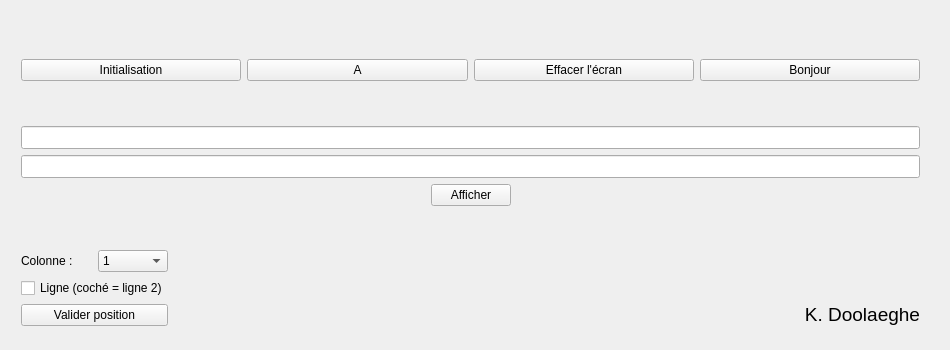
<?xml version="1.0" encoding="UTF-8"?>
<ui version="4.0">
 <class>MainWindow</class>
 <widget class="QMainWindow" name="MainWindow">
  <property name="geometry">
   <rect>
    <x>0</x>
    <y>0</y>
    <width>950</width>
    <height>350</height>
   </rect>
  </property>
  <property name="minimumSize">
   <size>
    <width>950</width>
    <height>350</height>
   </size>
  </property>
  <property name="maximumSize">
   <size>
    <width>950</width>
    <height>350</height>
   </size>
  </property>
  <property name="windowTitle">
   <string>MainWindow</string>
  </property>
  <widget class="QWidget" name="centralWidget">
   <widget class="QWidget" name="verticalLayoutWidget">
    <property name="geometry">
     <rect>
      <x>10</x>
      <y>10</y>
      <width>921</width>
      <height>327</height>
     </rect>
    </property>
    <layout class="QVBoxLayout" name="verticalLayout">
     <item>
      <spacer name="verticalSpacer_3">
       <property name="orientation">
        <enum>Qt::Vertical</enum>
       </property>
       <property name="sizeHint" stdset="0">
        <size>
         <width>20</width>
         <height>40</height>
        </size>
       </property>
      </spacer>
     </item>
     <item>
      <layout class="QHBoxLayout" name="horizontalLayout">
       <item>
        <widget class="QPushButton" name="pushButton_init">
         <property name="font">
          <font>
           <family>Segoe UI</family>
          </font>
         </property>
         <property name="text">
          <string>Initialisation</string>
         </property>
        </widget>
       </item>
       <item>
        <widget class="QPushButton" name="pushButton_A">
         <property name="font">
          <font>
           <family>Segoe UI</family>
          </font>
         </property>
         <property name="text">
          <string>A</string>
         </property>
        </widget>
       </item>
       <item>
        <widget class="QPushButton" name="pushButton_clear">
         <property name="font">
          <font>
           <family>Segoe UI</family>
          </font>
         </property>
         <property name="text">
          <string>Effacer l'écran</string>
         </property>
        </widget>
       </item>
       <item>
        <widget class="QPushButton" name="pushButton_bonjour">
         <property name="font">
          <font>
           <family>Segoe UI</family>
          </font>
         </property>
         <property name="text">
          <string>Bonjour</string>
         </property>
        </widget>
       </item>
      </layout>
     </item>
     <item>
      <spacer name="verticalSpacer_2">
       <property name="orientation">
        <enum>Qt::Vertical</enum>
       </property>
       <property name="sizeHint" stdset="0">
        <size>
         <width>20</width>
         <height>40</height>
        </size>
       </property>
      </spacer>
     </item>
     <item>
      <widget class="QLineEdit" name="lineEdit_ligne1">
       <property name="sizePolicy">
        <sizepolicy hsizetype="Expanding" vsizetype="Fixed">
         <horstretch>0</horstretch>
         <verstretch>0</verstretch>
        </sizepolicy>
       </property>
       <property name="font">
        <font>
         <family>Segoe UI</family>
         <pointsize>10</pointsize>
        </font>
       </property>
       <property name="maxLength">
        <number>16</number>
       </property>
      </widget>
     </item>
     <item>
      <widget class="QLineEdit" name="lineEdit_ligne2">
       <property name="font">
        <font>
         <family>Segoe UI</family>
         <pointsize>10</pointsize>
        </font>
       </property>
       <property name="maxLength">
        <number>16</number>
       </property>
      </widget>
     </item>
     <item>
      <layout class="QHBoxLayout" name="horizontalLayout_2">
       <item>
        <spacer name="horizontalSpacer">
         <property name="orientation">
          <enum>Qt::Horizontal</enum>
         </property>
         <property name="sizeHint" stdset="0">
          <size>
           <width>40</width>
           <height>20</height>
          </size>
         </property>
        </spacer>
       </item>
       <item>
        <widget class="QPushButton" name="pushButton_afficher">
         <property name="text">
          <string>Afficher</string>
         </property>
        </widget>
       </item>
       <item>
        <spacer name="horizontalSpacer_2">
         <property name="orientation">
          <enum>Qt::Horizontal</enum>
         </property>
         <property name="sizeHint" stdset="0">
          <size>
           <width>40</width>
           <height>20</height>
          </size>
         </property>
        </spacer>
       </item>
      </layout>
     </item>
     <item>
      <spacer name="verticalSpacer">
       <property name="orientation">
        <enum>Qt::Vertical</enum>
       </property>
       <property name="sizeHint" stdset="0">
        <size>
         <width>20</width>
         <height>40</height>
        </size>
       </property>
      </spacer>
     </item>
     <item>
      <layout class="QHBoxLayout" name="horizontalLayout_3">
       <item>
        <layout class="QVBoxLayout" name="verticalLayout_3">
         <item>
          <layout class="QHBoxLayout" name="horizontalLayout_4">
           <item>
            <layout class="QVBoxLayout" name="verticalLayout_2"/>
           </item>
           <item>
            <widget class="QLabel" name="label_titreColonne">
             <property name="text">
              <string>Colonne :</string>
             </property>
            </widget>
           </item>
           <item>
            <widget class="QComboBox" name="comboBox_colonne">
             <property name="editable">
              <bool>false</bool>
             </property>
             <property name="currentText">
              <string>1</string>
             </property>
             <property name="currentIndex">
              <number>0</number>
             </property>
             <property name="sizeAdjustPolicy">
              <enum>QComboBox::AdjustToContentsOnFirstShow</enum>
             </property>
             <item>
              <property name="text">
               <string>1</string>
              </property>
             </item>
             <item>
              <property name="text">
               <string>2</string>
              </property>
             </item>
             <item>
              <property name="text">
               <string>3</string>
              </property>
             </item>
             <item>
              <property name="text">
               <string>4</string>
              </property>
             </item>
             <item>
              <property name="text">
               <string>5</string>
              </property>
             </item>
             <item>
              <property name="text">
               <string>6</string>
              </property>
             </item>
             <item>
              <property name="text">
               <string>7</string>
              </property>
             </item>
             <item>
              <property name="text">
               <string>8</string>
              </property>
             </item>
             <item>
              <property name="text">
               <string>9</string>
              </property>
             </item>
             <item>
              <property name="text">
               <string>10</string>
              </property>
             </item>
             <item>
              <property name="text">
               <string>11</string>
              </property>
             </item>
             <item>
              <property name="text">
               <string>12</string>
              </property>
             </item>
             <item>
              <property name="text">
               <string>13</string>
              </property>
             </item>
             <item>
              <property name="text">
               <string>14</string>
              </property>
             </item>
             <item>
              <property name="text">
               <string>15</string>
              </property>
             </item>
             <item>
              <property name="text">
               <string>16</string>
              </property>
             </item>
            </widget>
           </item>
          </layout>
         </item>
         <item>
          <widget class="QCheckBox" name="checkBox_ligne">
           <property name="text">
            <string>Ligne (coché = ligne 2)</string>
           </property>
          </widget>
         </item>
         <item>
          <widget class="QPushButton" name="pushButton_validCurs">
           <property name="text">
            <string>Valider position</string>
           </property>
          </widget>
         </item>
        </layout>
       </item>
       <item>
        <widget class="QLabel" name="label_auteur">
         <property name="sizePolicy">
          <sizepolicy hsizetype="Expanding" vsizetype="Expanding">
           <horstretch>0</horstretch>
           <verstretch>0</verstretch>
          </sizepolicy>
         </property>
         <property name="font">
          <font>
           <family>Segoe UI</family>
           <pointsize>14</pointsize>
          </font>
         </property>
         <property name="text">
          <string>K. Doolaeghe</string>
         </property>
         <property name="alignment">
          <set>Qt::AlignBottom|Qt::AlignRight|Qt::AlignTrailing</set>
         </property>
        </widget>
       </item>
      </layout>
     </item>
    </layout>
   </widget>
  </widget>
 </widget>
 <layoutdefault spacing="6" margin="11"/>
 <resources/>
 <connections/>
</ui>
